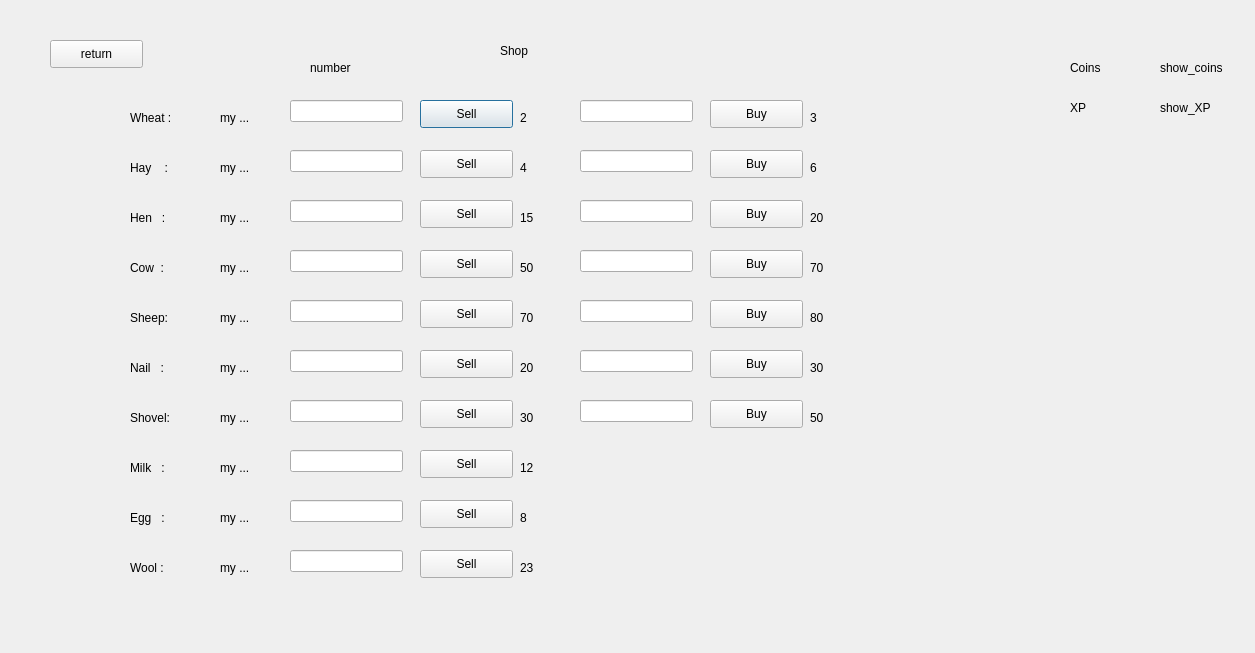
<?xml version="1.0" encoding="UTF-8"?>
<ui version="4.0">
 <class>Shop</class>
 <widget class="QDialog" name="Shop">
  <property name="geometry">
   <rect>
    <x>0</x>
    <y>0</y>
    <width>1255</width>
    <height>653</height>
   </rect>
  </property>
  <property name="windowTitle">
   <string>Dialog</string>
  </property>
  <widget class="QPushButton" name="wheatsellbtn">
   <property name="geometry">
    <rect>
     <x>420</x>
     <y>100</y>
     <width>93</width>
     <height>28</height>
    </rect>
   </property>
   <property name="text">
    <string>Sell</string>
   </property>
  </widget>
  <widget class="QPushButton" name="milksellbtn">
   <property name="geometry">
    <rect>
     <x>420</x>
     <y>450</y>
     <width>93</width>
     <height>28</height>
    </rect>
   </property>
   <property name="text">
    <string>Sell</string>
   </property>
  </widget>
  <widget class="QPushButton" name="haysellbtn">
   <property name="geometry">
    <rect>
     <x>420</x>
     <y>150</y>
     <width>93</width>
     <height>28</height>
    </rect>
   </property>
   <property name="text">
    <string>Sell</string>
   </property>
  </widget>
  <widget class="QPushButton" name="eggsellbtn">
   <property name="geometry">
    <rect>
     <x>420</x>
     <y>500</y>
     <width>93</width>
     <height>28</height>
    </rect>
   </property>
   <property name="text">
    <string>Sell</string>
   </property>
  </widget>
  <widget class="QPushButton" name="hensellbtn">
   <property name="geometry">
    <rect>
     <x>420</x>
     <y>200</y>
     <width>93</width>
     <height>28</height>
    </rect>
   </property>
   <property name="text">
    <string>Sell</string>
   </property>
  </widget>
  <widget class="QPushButton" name="woolsellbtn">
   <property name="geometry">
    <rect>
     <x>420</x>
     <y>550</y>
     <width>93</width>
     <height>28</height>
    </rect>
   </property>
   <property name="text">
    <string>Sell</string>
   </property>
  </widget>
  <widget class="QPushButton" name="cowsellbtn">
   <property name="geometry">
    <rect>
     <x>420</x>
     <y>250</y>
     <width>93</width>
     <height>28</height>
    </rect>
   </property>
   <property name="text">
    <string>Sell</string>
   </property>
  </widget>
  <widget class="QPushButton" name="wheatbuybtn">
   <property name="geometry">
    <rect>
     <x>710</x>
     <y>100</y>
     <width>93</width>
     <height>28</height>
    </rect>
   </property>
   <property name="text">
    <string>Buy</string>
   </property>
  </widget>
  <widget class="QPushButton" name="sheepsellbtn">
   <property name="geometry">
    <rect>
     <x>420</x>
     <y>300</y>
     <width>93</width>
     <height>28</height>
    </rect>
   </property>
   <property name="text">
    <string>Sell</string>
   </property>
  </widget>
  <widget class="QPushButton" name="haybuybtn">
   <property name="geometry">
    <rect>
     <x>710</x>
     <y>150</y>
     <width>93</width>
     <height>28</height>
    </rect>
   </property>
   <property name="text">
    <string>Buy</string>
   </property>
  </widget>
  <widget class="QPushButton" name="nailsellbtn">
   <property name="geometry">
    <rect>
     <x>420</x>
     <y>350</y>
     <width>93</width>
     <height>28</height>
    </rect>
   </property>
   <property name="text">
    <string>Sell</string>
   </property>
  </widget>
  <widget class="QPushButton" name="henbuybtn">
   <property name="geometry">
    <rect>
     <x>710</x>
     <y>200</y>
     <width>93</width>
     <height>28</height>
    </rect>
   </property>
   <property name="text">
    <string>Buy</string>
   </property>
  </widget>
  <widget class="QPushButton" name="shovelsellbtn">
   <property name="geometry">
    <rect>
     <x>420</x>
     <y>400</y>
     <width>93</width>
     <height>28</height>
    </rect>
   </property>
   <property name="text">
    <string>Sell</string>
   </property>
  </widget>
  <widget class="QPushButton" name="cowbuybtn">
   <property name="geometry">
    <rect>
     <x>710</x>
     <y>250</y>
     <width>93</width>
     <height>28</height>
    </rect>
   </property>
   <property name="text">
    <string>Buy</string>
   </property>
  </widget>
  <widget class="QPushButton" name="sheepbuybtn">
   <property name="geometry">
    <rect>
     <x>710</x>
     <y>300</y>
     <width>93</width>
     <height>28</height>
    </rect>
   </property>
   <property name="text">
    <string>Buy</string>
   </property>
  </widget>
  <widget class="QPushButton" name="nailbuybtn">
   <property name="geometry">
    <rect>
     <x>710</x>
     <y>350</y>
     <width>93</width>
     <height>28</height>
    </rect>
   </property>
   <property name="text">
    <string>Buy</string>
   </property>
  </widget>
  <widget class="QPushButton" name="shovelbuybtn">
   <property name="geometry">
    <rect>
     <x>710</x>
     <y>400</y>
     <width>93</width>
     <height>28</height>
    </rect>
   </property>
   <property name="text">
    <string>Buy</string>
   </property>
  </widget>
  <widget class="QLabel" name="label">
   <property name="geometry">
    <rect>
     <x>1070</x>
     <y>60</y>
     <width>55</width>
     <height>16</height>
    </rect>
   </property>
   <property name="text">
    <string>Coins</string>
   </property>
  </widget>
  <widget class="QLabel" name="show_coinslbl">
   <property name="geometry">
    <rect>
     <x>1160</x>
     <y>60</y>
     <width>71</width>
     <height>16</height>
    </rect>
   </property>
   <property name="text">
    <string>show_coins</string>
   </property>
  </widget>
  <widget class="QLabel" name="label_3">
   <property name="geometry">
    <rect>
     <x>130</x>
     <y>110</y>
     <width>55</width>
     <height>16</height>
    </rect>
   </property>
   <property name="text">
    <string>Wheat :</string>
   </property>
  </widget>
  <widget class="QLabel" name="label_4">
   <property name="geometry">
    <rect>
     <x>130</x>
     <y>160</y>
     <width>55</width>
     <height>16</height>
    </rect>
   </property>
   <property name="text">
    <string>Hay    :</string>
   </property>
  </widget>
  <widget class="QLabel" name="label_5">
   <property name="geometry">
    <rect>
     <x>130</x>
     <y>210</y>
     <width>55</width>
     <height>16</height>
    </rect>
   </property>
   <property name="text">
    <string>Hen   :</string>
   </property>
  </widget>
  <widget class="QLabel" name="label_6">
   <property name="geometry">
    <rect>
     <x>130</x>
     <y>260</y>
     <width>55</width>
     <height>16</height>
    </rect>
   </property>
   <property name="text">
    <string>Cow  :</string>
   </property>
  </widget>
  <widget class="QLabel" name="label_7">
   <property name="geometry">
    <rect>
     <x>130</x>
     <y>310</y>
     <width>55</width>
     <height>16</height>
    </rect>
   </property>
   <property name="text">
    <string>Sheep:</string>
   </property>
  </widget>
  <widget class="QLabel" name="label_8">
   <property name="geometry">
    <rect>
     <x>130</x>
     <y>360</y>
     <width>55</width>
     <height>16</height>
    </rect>
   </property>
   <property name="text">
    <string>Nail   :</string>
   </property>
  </widget>
  <widget class="QLabel" name="label_9">
   <property name="geometry">
    <rect>
     <x>130</x>
     <y>410</y>
     <width>55</width>
     <height>16</height>
    </rect>
   </property>
   <property name="text">
    <string>Shovel:</string>
   </property>
  </widget>
  <widget class="QLabel" name="label_10">
   <property name="geometry">
    <rect>
     <x>130</x>
     <y>460</y>
     <width>55</width>
     <height>16</height>
    </rect>
   </property>
   <property name="text">
    <string>Milk   :</string>
   </property>
  </widget>
  <widget class="QLabel" name="label_11">
   <property name="geometry">
    <rect>
     <x>130</x>
     <y>510</y>
     <width>55</width>
     <height>16</height>
    </rect>
   </property>
   <property name="text">
    <string>Egg   :</string>
   </property>
  </widget>
  <widget class="QLabel" name="label_12">
   <property name="geometry">
    <rect>
     <x>130</x>
     <y>560</y>
     <width>55</width>
     <height>16</height>
    </rect>
   </property>
   <property name="text">
    <string>Wool :</string>
   </property>
  </widget>
  <widget class="QLabel" name="mywheatlbl">
   <property name="geometry">
    <rect>
     <x>220</x>
     <y>110</y>
     <width>55</width>
     <height>16</height>
    </rect>
   </property>
   <property name="text">
    <string>my ...</string>
   </property>
  </widget>
  <widget class="QLabel" name="myhaylbl">
   <property name="geometry">
    <rect>
     <x>220</x>
     <y>160</y>
     <width>55</width>
     <height>16</height>
    </rect>
   </property>
   <property name="text">
    <string>my ...</string>
   </property>
  </widget>
  <widget class="QLabel" name="myhenlbl">
   <property name="geometry">
    <rect>
     <x>220</x>
     <y>210</y>
     <width>55</width>
     <height>16</height>
    </rect>
   </property>
   <property name="text">
    <string>my ...</string>
   </property>
  </widget>
  <widget class="QLabel" name="mycowlbl">
   <property name="geometry">
    <rect>
     <x>220</x>
     <y>260</y>
     <width>55</width>
     <height>16</height>
    </rect>
   </property>
   <property name="text">
    <string>my ...</string>
   </property>
  </widget>
  <widget class="QLabel" name="mysheeplbl">
   <property name="geometry">
    <rect>
     <x>220</x>
     <y>310</y>
     <width>55</width>
     <height>16</height>
    </rect>
   </property>
   <property name="text">
    <string>my ...</string>
   </property>
  </widget>
  <widget class="QLabel" name="mynaillbl">
   <property name="geometry">
    <rect>
     <x>220</x>
     <y>360</y>
     <width>55</width>
     <height>16</height>
    </rect>
   </property>
   <property name="text">
    <string>my ...</string>
   </property>
  </widget>
  <widget class="QLabel" name="myshovellbl">
   <property name="geometry">
    <rect>
     <x>220</x>
     <y>410</y>
     <width>55</width>
     <height>16</height>
    </rect>
   </property>
   <property name="text">
    <string>my ...</string>
   </property>
  </widget>
  <widget class="QLabel" name="mymilklbl">
   <property name="geometry">
    <rect>
     <x>220</x>
     <y>460</y>
     <width>55</width>
     <height>16</height>
    </rect>
   </property>
   <property name="text">
    <string>my ...</string>
   </property>
  </widget>
  <widget class="QLabel" name="myegglbl">
   <property name="geometry">
    <rect>
     <x>220</x>
     <y>510</y>
     <width>55</width>
     <height>16</height>
    </rect>
   </property>
   <property name="text">
    <string>my ...</string>
   </property>
  </widget>
  <widget class="QLabel" name="mywoollbl">
   <property name="geometry">
    <rect>
     <x>220</x>
     <y>560</y>
     <width>55</width>
     <height>16</height>
    </rect>
   </property>
   <property name="text">
    <string>my ...</string>
   </property>
  </widget>
  <widget class="QPushButton" name="returnbtn">
   <property name="geometry">
    <rect>
     <x>50</x>
     <y>40</y>
     <width>93</width>
     <height>28</height>
    </rect>
   </property>
   <property name="text">
    <string>return</string>
   </property>
  </widget>
  <widget class="QLabel" name="label_2">
   <property name="geometry">
    <rect>
     <x>1070</x>
     <y>100</y>
     <width>55</width>
     <height>16</height>
    </rect>
   </property>
   <property name="text">
    <string>XP</string>
   </property>
  </widget>
  <widget class="QLabel" name="show_xplbl">
   <property name="geometry">
    <rect>
     <x>1160</x>
     <y>100</y>
     <width>55</width>
     <height>16</height>
    </rect>
   </property>
   <property name="text">
    <string>show_XP</string>
   </property>
  </widget>
  <widget class="QLabel" name="label_13">
   <property name="geometry">
    <rect>
     <x>520</x>
     <y>110</y>
     <width>55</width>
     <height>16</height>
    </rect>
   </property>
   <property name="text">
    <string>2</string>
   </property>
  </widget>
  <widget class="QLabel" name="label_14">
   <property name="geometry">
    <rect>
     <x>520</x>
     <y>160</y>
     <width>55</width>
     <height>16</height>
    </rect>
   </property>
   <property name="text">
    <string>4</string>
   </property>
  </widget>
  <widget class="QLabel" name="label_15">
   <property name="geometry">
    <rect>
     <x>520</x>
     <y>210</y>
     <width>55</width>
     <height>16</height>
    </rect>
   </property>
   <property name="text">
    <string>15</string>
   </property>
  </widget>
  <widget class="QLabel" name="label_16">
   <property name="geometry">
    <rect>
     <x>520</x>
     <y>260</y>
     <width>55</width>
     <height>16</height>
    </rect>
   </property>
   <property name="text">
    <string>50</string>
   </property>
  </widget>
  <widget class="QLabel" name="label_17">
   <property name="geometry">
    <rect>
     <x>520</x>
     <y>310</y>
     <width>55</width>
     <height>16</height>
    </rect>
   </property>
   <property name="text">
    <string>70</string>
   </property>
  </widget>
  <widget class="QLabel" name="label_18">
   <property name="geometry">
    <rect>
     <x>520</x>
     <y>360</y>
     <width>55</width>
     <height>16</height>
    </rect>
   </property>
   <property name="text">
    <string>20</string>
   </property>
  </widget>
  <widget class="QLabel" name="label_19">
   <property name="geometry">
    <rect>
     <x>520</x>
     <y>410</y>
     <width>55</width>
     <height>16</height>
    </rect>
   </property>
   <property name="text">
    <string>30</string>
   </property>
  </widget>
  <widget class="QLabel" name="label_20">
   <property name="geometry">
    <rect>
     <x>520</x>
     <y>460</y>
     <width>55</width>
     <height>16</height>
    </rect>
   </property>
   <property name="text">
    <string>12</string>
   </property>
  </widget>
  <widget class="QLabel" name="label_21">
   <property name="geometry">
    <rect>
     <x>520</x>
     <y>510</y>
     <width>55</width>
     <height>16</height>
    </rect>
   </property>
   <property name="text">
    <string>8</string>
   </property>
  </widget>
  <widget class="QLabel" name="label_22">
   <property name="geometry">
    <rect>
     <x>520</x>
     <y>560</y>
     <width>55</width>
     <height>16</height>
    </rect>
   </property>
   <property name="text">
    <string>23</string>
   </property>
  </widget>
  <widget class="QLabel" name="label_23">
   <property name="geometry">
    <rect>
     <x>810</x>
     <y>410</y>
     <width>55</width>
     <height>16</height>
    </rect>
   </property>
   <property name="text">
    <string>50</string>
   </property>
  </widget>
  <widget class="QLabel" name="label_24">
   <property name="geometry">
    <rect>
     <x>810</x>
     <y>360</y>
     <width>55</width>
     <height>16</height>
    </rect>
   </property>
   <property name="text">
    <string>30</string>
   </property>
  </widget>
  <widget class="QLabel" name="label_25">
   <property name="geometry">
    <rect>
     <x>810</x>
     <y>310</y>
     <width>55</width>
     <height>16</height>
    </rect>
   </property>
   <property name="text">
    <string>80</string>
   </property>
  </widget>
  <widget class="QLabel" name="label_26">
   <property name="geometry">
    <rect>
     <x>810</x>
     <y>260</y>
     <width>55</width>
     <height>16</height>
    </rect>
   </property>
   <property name="text">
    <string>70</string>
   </property>
  </widget>
  <widget class="QLabel" name="label_27">
   <property name="geometry">
    <rect>
     <x>810</x>
     <y>210</y>
     <width>55</width>
     <height>16</height>
    </rect>
   </property>
   <property name="text">
    <string>20</string>
   </property>
  </widget>
  <widget class="QLabel" name="label_28">
   <property name="geometry">
    <rect>
     <x>810</x>
     <y>160</y>
     <width>55</width>
     <height>16</height>
    </rect>
   </property>
   <property name="text">
    <string>6</string>
   </property>
  </widget>
  <widget class="QLabel" name="label_29">
   <property name="geometry">
    <rect>
     <x>810</x>
     <y>110</y>
     <width>55</width>
     <height>16</height>
    </rect>
   </property>
   <property name="text">
    <string>3</string>
   </property>
  </widget>
  <widget class="QLineEdit" name="numberwheatlbl">
   <property name="geometry">
    <rect>
     <x>290</x>
     <y>100</y>
     <width>113</width>
     <height>22</height>
    </rect>
   </property>
  </widget>
  <widget class="QLineEdit" name="numberhaylbl">
   <property name="geometry">
    <rect>
     <x>290</x>
     <y>150</y>
     <width>113</width>
     <height>22</height>
    </rect>
   </property>
  </widget>
  <widget class="QLabel" name="label_30">
   <property name="geometry">
    <rect>
     <x>310</x>
     <y>60</y>
     <width>55</width>
     <height>16</height>
    </rect>
   </property>
   <property name="text">
    <string>number</string>
   </property>
  </widget>
  <widget class="QLabel" name="infolbl">
   <property name="geometry">
    <rect>
     <x>500</x>
     <y>30</y>
     <width>131</width>
     <height>41</height>
    </rect>
   </property>
   <property name="styleSheet">
    <string notr="true">font: 12pt &quot;MV Boli&quot;;</string>
   </property>
   <property name="text">
    <string>Shop</string>
   </property>
  </widget>
  <widget class="QLineEdit" name="hennumber">
   <property name="geometry">
    <rect>
     <x>290</x>
     <y>200</y>
     <width>113</width>
     <height>22</height>
    </rect>
   </property>
  </widget>
  <widget class="QLineEdit" name="cownumber">
   <property name="geometry">
    <rect>
     <x>290</x>
     <y>250</y>
     <width>113</width>
     <height>22</height>
    </rect>
   </property>
  </widget>
  <widget class="QLineEdit" name="sheepnumber">
   <property name="geometry">
    <rect>
     <x>290</x>
     <y>300</y>
     <width>113</width>
     <height>22</height>
    </rect>
   </property>
  </widget>
  <widget class="QLineEdit" name="nailnumber">
   <property name="geometry">
    <rect>
     <x>290</x>
     <y>350</y>
     <width>113</width>
     <height>22</height>
    </rect>
   </property>
  </widget>
  <widget class="QLineEdit" name="shovelnumber">
   <property name="geometry">
    <rect>
     <x>290</x>
     <y>400</y>
     <width>113</width>
     <height>22</height>
    </rect>
   </property>
  </widget>
  <widget class="QLineEdit" name="milknum">
   <property name="geometry">
    <rect>
     <x>290</x>
     <y>450</y>
     <width>113</width>
     <height>22</height>
    </rect>
   </property>
  </widget>
  <widget class="QLineEdit" name="eggnum">
   <property name="geometry">
    <rect>
     <x>290</x>
     <y>500</y>
     <width>113</width>
     <height>22</height>
    </rect>
   </property>
  </widget>
  <widget class="QLineEdit" name="woolnum">
   <property name="geometry">
    <rect>
     <x>290</x>
     <y>550</y>
     <width>113</width>
     <height>22</height>
    </rect>
   </property>
  </widget>
  <widget class="QLineEdit" name="wheatnumb">
   <property name="geometry">
    <rect>
     <x>580</x>
     <y>100</y>
     <width>113</width>
     <height>22</height>
    </rect>
   </property>
  </widget>
  <widget class="QLineEdit" name="haynumb">
   <property name="geometry">
    <rect>
     <x>580</x>
     <y>150</y>
     <width>113</width>
     <height>22</height>
    </rect>
   </property>
  </widget>
  <widget class="QLineEdit" name="hennumb">
   <property name="geometry">
    <rect>
     <x>580</x>
     <y>200</y>
     <width>113</width>
     <height>22</height>
    </rect>
   </property>
  </widget>
  <widget class="QLineEdit" name="cownumb">
   <property name="geometry">
    <rect>
     <x>580</x>
     <y>250</y>
     <width>113</width>
     <height>22</height>
    </rect>
   </property>
  </widget>
  <widget class="QLineEdit" name="sheepnumb">
   <property name="geometry">
    <rect>
     <x>580</x>
     <y>300</y>
     <width>113</width>
     <height>22</height>
    </rect>
   </property>
  </widget>
  <widget class="QLineEdit" name="nailnumb">
   <property name="geometry">
    <rect>
     <x>580</x>
     <y>350</y>
     <width>113</width>
     <height>22</height>
    </rect>
   </property>
  </widget>
  <widget class="QLineEdit" name="shovelnumb">
   <property name="geometry">
    <rect>
     <x>580</x>
     <y>400</y>
     <width>113</width>
     <height>22</height>
    </rect>
   </property>
  </widget>
 </widget>
 <resources/>
 <connections/>
</ui>
